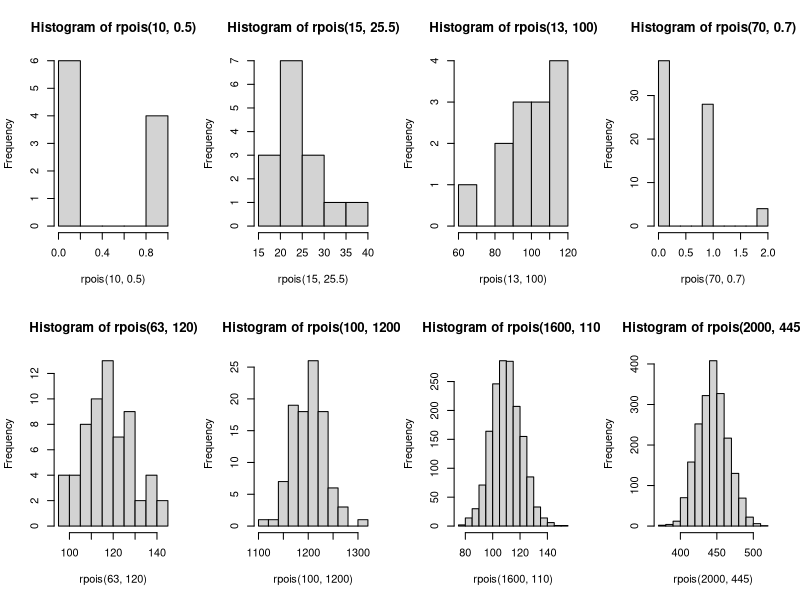

Generate this figure with R:
par(mfrow=c(2,4))
hist(rpois(10,0.5))
hist(rpois(15,25.5))
hist(rpois(13,100))
hist(rpois(70,0.7))
hist(rpois(63,120))
hist(rpois(100,1200))
hist(rpois(1600,110))
hist(rpois(2000,445))
